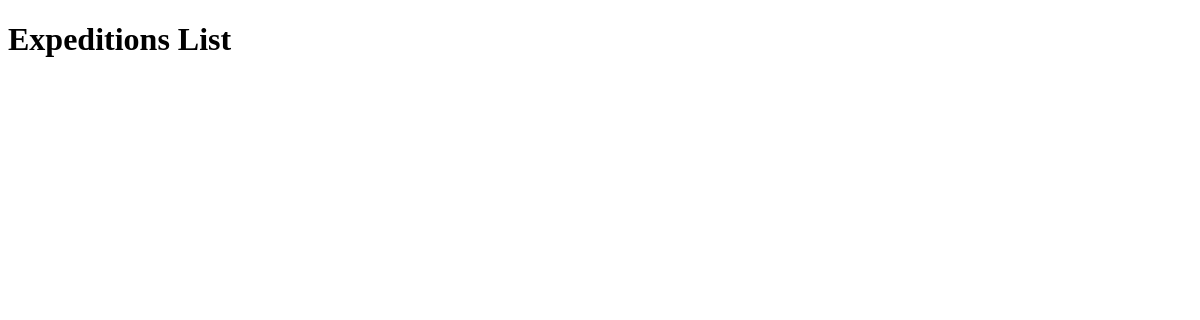
The app's page /expedition/liste/, older data.
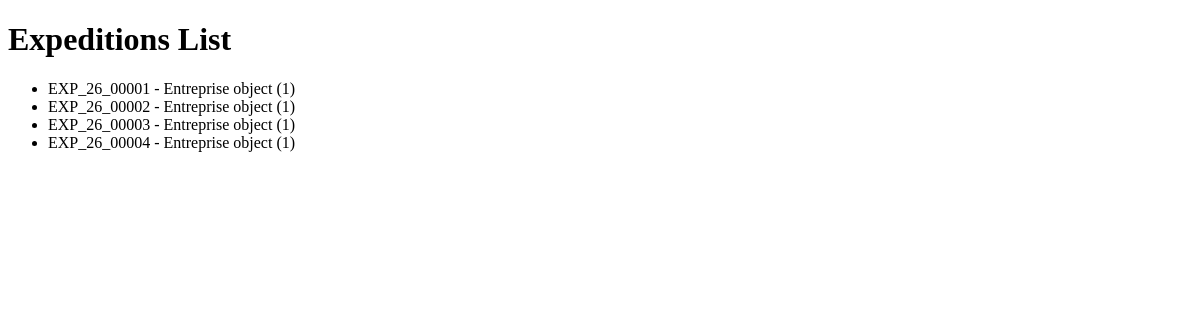
The same page, newer data.
### ExpeditionsApp/models.py (models this page shows, shortened)
class Expedition(models.Model):
    STATUT_CHOICES = [
        ('publiee', 'Publiée'),
        ('attribuee', 'Attribuée'),
        ('en_cours', 'En cours'),
        ('livree', 'Livrée'),
        ('annulee', 'Annulée'),
    ]
    reference = models.CharField(max_length=12, unique=True, editable=False)
    ville_depart = models.CharField(max_length=100)
    ville_arrivee = models.CharField(max_length=100)
    poids_kg = models.DecimalField(max_digits=10, decimal_places=2, validators=[MinValueValidator(Decimal('0.01'), message="Le poids doit etre superieur a 0.")])
    date_souhaitee = models.DateField()
    description = models.TextField(blank=True)
    statut = models.CharField(max_length=20, choices=STATUT_CHOICES, default='publiee')
    entreprise = models.ForeignKey('EntreprisesApp.Entreprise', on_delete=models.CASCADE, related_name='expeditions' )
    created_at = models.DateTimeField(auto_now_add=True)
    updated_at = models.DateTimeField(auto_now=True)

### EntreprisesApp/models.py (models this page shows)
class Entreprise(models.Model):
    raison_sociale = models.CharField(max_length=200, null=False, blank=False)
    matricule_fiscal = models.CharField(max_length=17, null=False, blank=False, unique=True, validators=[matricule_fiscal_validator])
    adresse = models.TextField(validators=[MinLengthValidator(20, "Ladresse doit contenir au moins 20 caracteres")])
    type_entreprise = models.CharField(max_length=100, choices=[('chargeur', 'Chargeur'), ('transporteur', 'Transporteur')])
    created_at = models.DateTimeField(auto_now_add=True)
    updated_at = models.DateTimeField(auto_now=True)
    gerant = models.OneToOneField(Utilisateur, on_delete=models.CASCADE, related_name='entreprise')

### ExpeditionsApp/views.py (the view)
# urls.py: path('liste/', listExpeditions, name='list_expedition'),
def listExpeditions(request):
    expeditions = Expedition.objects.all()
    return render(request, "expedition/liste.html", {'expeditions': expeditions})

### templates/expedition/liste.html (shortened to what this page needs)
<!DOCTYPE html>
<html lang="en">
<head>
</head>
<body>
    <h1>Expeditions List</h1>
<ul>
  {% for expedition in expeditions %}
    <li>
      {{ expedition.reference }} - {{ expedition.entreprise }}
    </li>
  {% endfor %}
</ul>
</body>
</html>

Row changes from the older to the newer data that the page shows:
added Expedition: reference "EXP_26_00001", entreprise "Entreprise object (1)"
added Expedition: reference "EXP_26_00002", entreprise "Entreprise object (1)"
added Expedition: reference "EXP_26_00003", entreprise "Entreprise object (1)"
added Expedition: reference "EXP_26_00004", entreprise "Entreprise object (1)"
